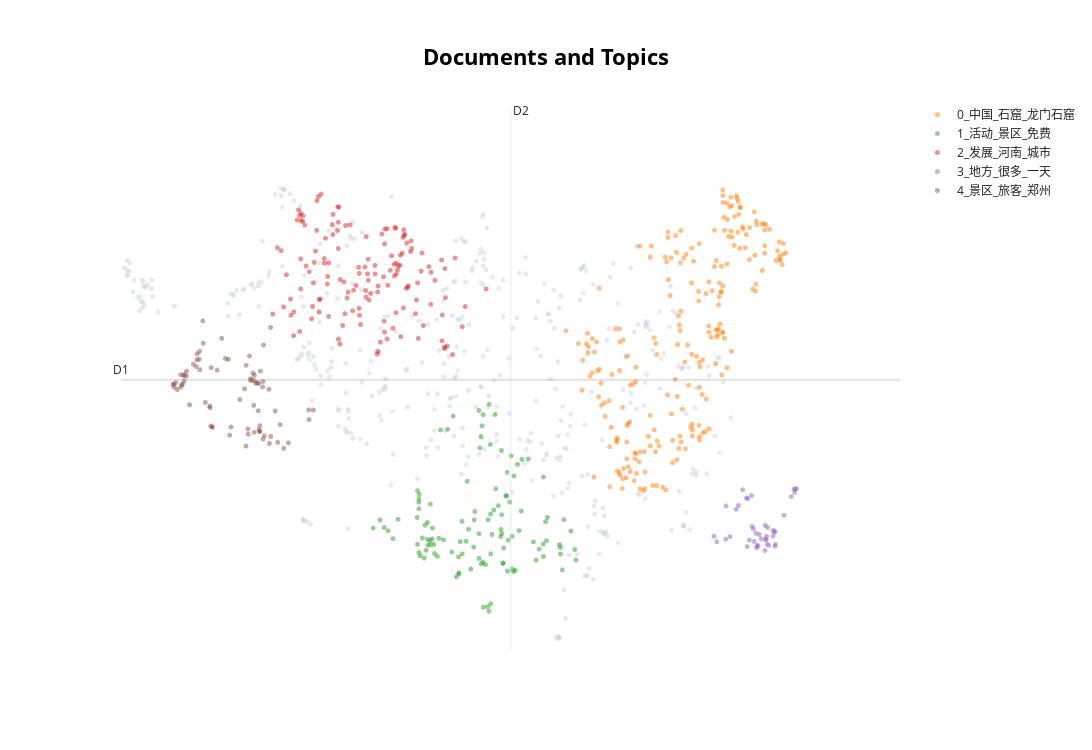

The notebook cell saved with this chart:
### Code cell
# UMAP可视化
reduced_embeddings = UMAP(n_neighbors=10, n_components=2).fit_transform(embeddings)
topic_model.visualize_documents(docs, reduced_embeddings=reduced_embeddings, hide_document_hover=True, hide_annotations=True)

### Figure 1 — Plotly figure (JSON) as saved in the notebook; plotly's stock layout.template omitted (floating-point values rounded to 4 significant figures; data arrays with more than 128 entries replaced by an {"elided": "..."} marker saying what was removed)
{"data": [{"hoverinfo": "text", "marker": {"color": "#CFD8DC", "opacity": 0.5, "size": 5}, "mode": "markers+text", "name": "other", "showlegend": false, "type": "scattergl", "x": {"elided": "396 float values"}, "y": {"elided": "396 float values"}}, {"hoverinfo": "text", "marker": {"opacity": 0.5, "size": 5}, "mode": "markers+text", "name": "0_中国_石窟_龙门石窟", "text": {"elided": "225 str values"}, "textfont": {"size": 12}, "type": "scattergl", "x": {"elided": "225 float values"}, "y": {"elided": "225 float values"}}, {"hoverinfo": "text", "marker": {"opacity": 0.5, "size": 5}, "mode": "markers+text", "name": "1_活动_景区_免费", "text": ["", "", "", "", "", "", "", "", "", "", "", "", "", "", "", "", "", "", "", "", "", "", "", "", "", "", "", "", "", "", "", "", "", "", "", "", "", "", "", "", "", "", "", "", "", "", "", "", "", "", "", "", "", "", "", "", "", "", "", "", "", "", "", "", "", "", "", "", "", "", "", "", "", "", "", "", "", "", "", "", "", "", "", "", "", "", "", "", "", "", "", "", "", "", "", "", "", "", "", "", "", "", "", "", "", "", "", "", "", "", "", "", "", "", "", ""], "textfont": {"size": 12}, "type": "scattergl", "x": [5.518, 5.045, 5.095, 6.546, 4.651, 6.492, 4.473, 4.352, 4.372, 5.608, 4.533, 5.327, 5.266, 5.135, 5.209, 4.353, 5.969, 6.139, 4.976, 4.774, 6.339, 4.927, 4.528, 5.81, 5.801, 4.675, 4.374, 5.145, 5.698, 5.618, 5.372, 4.459, 5.672, 5.748, 4.927, 5.768, 5.238, 6.106, 5.674, 5.898, 3.889, 4.374, 5.373, 5.212, 4.972, 5.528, 4.422, 4.931, 5.211, 3.831, 5.35, 4.562, 4.85, 4.896, 5.523, 5.66, 6.393, 5.716, 6.005, 5.445, 4.63, 5.595, 5.64, 6.109, 5.3, 5.03, 6.049, 5.064, 5.545, 6.151, 4.498, 6.108, 5.585, 6.165, 5.526, 4.373, 5.27, 4.591, 4.378, 4.392, 5.152, 4.491, 4.949, 5.352, 4.58, 4.533, 4.083, 5.514, 6.372, 4.556, 4.446, 4.012, 5.435, 5.253, 5.604, 6.562, 4.831, 4.494, 5.223, 5.269, 5.48, 5.545, 5.368, 6.332, 5.338, 4.349, 5.242, 5.374, 5.693, 3.944, 4.716, 6.346, 5.417, 3.735, 5.393, 5.556], "y": [2.581, 3.268, 2.017, 2.294, 2.454, 2.558, 2.284, 3.133, 2.971, 1.987, 2.365, 1.478, 2.116, 2.33, 4.278, 2.367, 2.404, 2.692, 2.233, 4.01, 2.327, 2.19, 2.417, 3.581, 2.844, 4.0, 2.877, 2.716, 3.346, 2.428, 2.8, 2.642, 2.483, 3.51, 1.947, 2.564, 3.907, 2.371, 2.018, 3.586, 2.609, 2.253, 1.52, 2.52, 2.696, 2.522, 2.46, 1.96, 2.168, 2.715, 1.416, 2.6, 4.199, 1.906, 3.707, 3.63, 2.721, 1.999, 2.144, 3.161, 2.198, 3.063, 2.972, 3.331, 2.079, 2.412, 2.302, 2.584, 2.104, 2.42, 2.356, 2.195, 3.059, 2.752, 2.791, 3.017, 1.472, 2.239, 3.082, 2.208, 2.838, 2.68, 2.407, 4.366, 2.368, 2.942, 2.725, 2.481, 2.004, 2.446, 2.174, 2.45, 4.221, 4.059, 3.396, 2.145, 2.259, 2.439, 3.745, 4.219, 2.921, 2.097, 3.794, 2.365, 2.719, 2.751, 2.09, 2.233, 1.98, 2.562, 2.434, 2.232, 2.858, 2.6, 2.509, 2.315]}, {"hoverinfo": "text", "marker": {"opacity": 0.5, "size": 5}, "mode": "markers+text", "name": "2_发展_河南_城市", "text": {"elided": "143 str values"}, "textfont": {"size": 12}, "type": "scattergl", "x": {"elided": "143 float values"}, "y": {"elided": "143 float values"}}, {"hoverinfo": "text", "marker": {"opacity": 0.5, "size": 5}, "mode": "markers+text", "name": "3_地方_很多_一天", "text": ["", "", "", "", "", "", "", "", "", "", "", "", "", "", "", "", "", "", "", "", "", "", "", "", "", "", "", "", "", "", "", "", "", "", "", "", "", "", "", "", "", ""], "textfont": {"size": 12}, "type": "scattergl", "x": [9.017, 9.2, 9.117, 9.31, 9.204, 8.886, 8.978, 9.327, 8.653, 8.94, 9.215, 9.335, 9.196, 9.249, 9.098, 8.828, 9.563, 9.046, 9.08, 9.07, 9.146, 8.486, 9.234, 8.949, 9.218, 8.956, 9.634, 9.008, 9.462, 8.525, 9.088, 8.65, 9.603, 9.618, 8.794, 9.337, 9.342, 8.709, 9.227, 9.611, 9.036, 9.308], "y": [2.624, 2.638, 2.51, 2.485, 2.441, 3.148, 2.427, 2.543, 2.916, 3.031, 2.437, 2.341, 2.281, 2.355, 2.346, 2.924, 3.049, 2.41, 2.32, 2.526, 2.446, 2.486, 2.608, 2.335, 2.482, 3.021, 3.162, 3.065, 2.784, 2.405, 2.352, 2.442, 3.156, 3.16, 2.868, 2.551, 2.37, 2.48, 2.37, 3.11, 2.588, 2.569]}, {"hoverinfo": "text", "marker": {"opacity": 0.5, "size": 5}, "mode": "markers+text", "name": "4_景区_旅客_郑州", "text": ["", "", "", "", "", "", "", "", "", "", "", "", "", "", "", "", "", "", "", "", "", "", "", "", "", "", "", "", "", "", "", "", "", "", "", "", "", "", "", "", "", "", "", "", "", "", "", "", "", "", "", "", "", "", "", "", "", "", "", "", "", "", "", "", "", "", "", "", "", "", "", "", "", "", "", "", "", "", ""], "textfont": {"size": 12}, "type": "scattergl", "x": [1.005, 1.367, 1.477, 1.993, 1.081, 2.071, 2.078, 2.553, 1.133, 2.164, 1.878, 2.836, 2.218, 2.145, 2.134, 0.9539, 2.201, 2.099, 2.152, 0.9858, 1.966, 2.078, 1.229, 1.754, 2.306, 1.314, 1.941, 1.132, 1.494, 2.194, 1.457, 1.055, 2.902, 0.9599, 2.282, 2.289, 0.9499, 2.079, 2.841, 1.36, 2.439, 2.37, 2.489, 1.989, 2.404, 1.472, 1.462, 2.022, 2.124, 2.011, 1.271, 2.207, 2.047, 1.053, 1.736, 2.198, 1.176, 2.136, 1.066, 3.114, 2.155, 1.395, 2.308, 1.716, 1.279, 1.098, 2.062, 1.491, 1.101, 1.678, 2.157, 1.561, 1.281, 1.32, 1.311, 2.03, 1.962, 1.624, 1.098], "y": [4.577, 5.238, 4.889, 3.94, 4.658, 4.351, 4.701, 3.817, 4.838, 4.84, 4.435, 4.286, 3.917, 4.007, 4.275, 4.658, 3.87, 4.666, 3.98, 4.676, 4.923, 3.967, 4.937, 4.042, 5.462, 5.123, 4.588, 4.771, 4.042, 4.614, 4.341, 4.614, 4.285, 4.613, 4.581, 3.807, 4.65, 4.78, 4.149, 5.556, 4.076, 4.272, 3.737, 4.014, 3.823, 4.058, 4.317, 4.729, 4.675, 5.055, 4.904, 5.212, 4.716, 4.789, 3.925, 4.693, 4.359, 4.661, 4.643, 5.62, 3.978, 4.393, 3.908, 5.007, 5.001, 4.773, 4.813, 4.04, 4.703, 5.02, 4.061, 4.855, 5.085, 4.859, 5.009, 4.707, 3.771, 5.308, 4.789]}], "layout": {"annotations": [{"showarrow": false, "text": "D1", "x": 0.2248, "y": 4.716, "yshift": 10}, {"showarrow": false, "text": "D2", "x": 5.652, "xshift": 10, "y": 8.558}], "height": 750, "shapes": [{"line": {"color": "#CFD8DC", "width": 2}, "type": "line", "x0": 5.652, "x1": 5.652, "y0": 0.8731, "y1": 8.558}, {"line": {"color": "#9E9E9E", "width": 2}, "type": "line", "x0": 0.2248, "x1": 11.08, "y0": 4.716, "y1": 4.716}], "title": {"font": {"color": "Black", "size": 22}, "text": "<b>Documents and Topics</b>", "x": 0.5, "xanchor": "center", "yanchor": "top"}, "width": 1200, "xaxis": {"visible": false}, "yaxis": {"visible": false}}}
